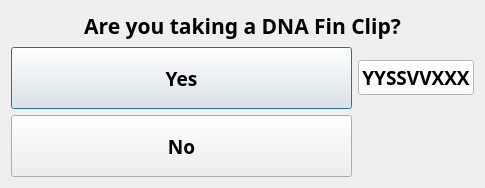
<?xml version="1.0" encoding="UTF-8"?>
<ui version="4.0">
 <class>SWFSCFinClipDNADlg</class>
 <widget class="QDialog" name="SWFSCFinClipDNADlg">
  <property name="geometry">
   <rect>
    <x>0</x>
    <y>0</y>
    <width>485</width>
    <height>188</height>
   </rect>
  </property>
  <property name="minimumSize">
   <size>
    <width>354</width>
    <height>180</height>
   </size>
  </property>
  <property name="maximumSize">
   <size>
    <width>16777215</width>
    <height>16777215</height>
   </size>
  </property>
  <property name="windowTitle">
   <string>DNA Finclip?</string>
  </property>
  <layout class="QVBoxLayout" name="verticalLayout">
   <item>
    <widget class="QLabel" name="msgLabel">
     <property name="font">
      <font>
       <family>Arial Black</family>
       <pointsize>16</pointsize>
       <weight>75</weight>
       <bold>true</bold>
      </font>
     </property>
     <property name="text">
      <string>Are you taking a DNA Fin Clip?</string>
     </property>
     <property name="alignment">
      <set>Qt::AlignCenter</set>
     </property>
    </widget>
   </item>
   <item>
    <layout class="QGridLayout" name="gridLayout" columnstretch="70,0">
     <item row="0" column="0">
      <widget class="QPushButton" name="yesBtn">
       <property name="sizePolicy">
        <sizepolicy hsizetype="Minimum" vsizetype="Expanding">
         <horstretch>0</horstretch>
         <verstretch>0</verstretch>
        </sizepolicy>
       </property>
       <property name="minimumSize">
        <size>
         <width>0</width>
         <height>0</height>
        </size>
       </property>
       <property name="font">
        <font>
         <family>Arial Black</family>
         <pointsize>14</pointsize>
         <weight>75</weight>
         <bold>true</bold>
        </font>
       </property>
       <property name="text">
        <string>Yes</string>
       </property>
      </widget>
     </item>
     <item row="1" column="0">
      <widget class="QPushButton" name="noBtn">
       <property name="sizePolicy">
        <sizepolicy hsizetype="Minimum" vsizetype="Expanding">
         <horstretch>0</horstretch>
         <verstretch>0</verstretch>
        </sizepolicy>
       </property>
       <property name="minimumSize">
        <size>
         <width>0</width>
         <height>0</height>
        </size>
       </property>
       <property name="font">
        <font>
         <family>Arial Black</family>
         <pointsize>14</pointsize>
         <weight>75</weight>
         <bold>true</bold>
        </font>
       </property>
       <property name="text">
        <string>No</string>
       </property>
      </widget>
     </item>
     <item row="0" column="1">
      <widget class="QPushButton" name="vialNumberBtn">
       <property name="font">
        <font>
         <family>Arial Black</family>
         <pointsize>14</pointsize>
         <weight>75</weight>
         <bold>true</bold>
        </font>
       </property>
       <property name="styleSheet">
        <string notr="true">QWidget {
    background-color: white;
}</string>
       </property>
       <property name="text">
        <string>YYSSVVXXX</string>
       </property>
      </widget>
     </item>
    </layout>
   </item>
  </layout>
 </widget>
 <resources/>
 <connections/>
</ui>
